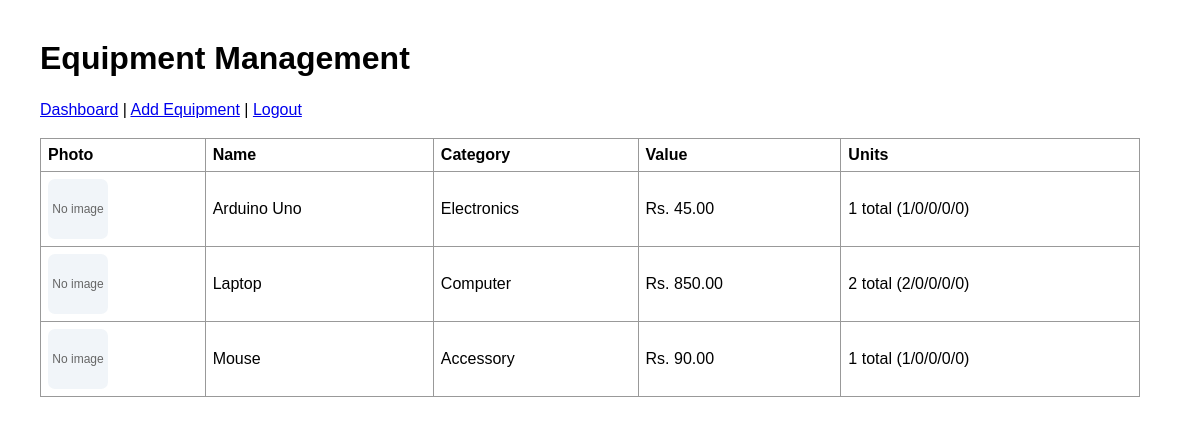
The app's page /admin/equipment.php (signed in) with its own data.
### tables this page shows
CREATE TABLE equipment_models (
    model_id INT AUTO_INCREMENT PRIMARY KEY,
    name VARCHAR(100) NOT NULL,
    description TEXT,
    category VARCHAR(50),
    image_path VARCHAR(255),
    item_value DECIMAL(10,2) NOT NULL DEFAULT 0.00,
    created_at TIMESTAMP DEFAULT CURRENT_TIMESTAMP
);

### includes/functions.php (called while the page is built, shortened)
<?php
function getEquipmentModelsSummary($conn) {
    $sql = "SELECT em.model_id, em.name, em.description, em.category, em.item_value, em.image_path,
                   COUNT(pi.item_id) AS total_units,
                   SUM(pi.status = 'available') AS available_units,
                   SUM(pi.status = 'reserved') AS reserved_units,
                   SUM(pi.status = 'borrowed') AS borrowed_units,
                   SUM(pi.status = 'damaged') AS damaged_units,
                   SUM(pi.status = 'lost') AS lost_units
            FROM equipment_models em
            LEFT JOIN physical_items pi ON pi.model_id = em.model_id
            GROUP BY em.model_id
            ORDER BY em.name";
    $result = mysqli_query($conn, $sql);
    return mysqli_fetch_all($result, MYSQLI_ASSOC);
}

### admin/equipment.php (the view, shortened to what this page needs)
<?php
require '../config.php';
require '../includes/functions.php';
$models = getEquipmentModelsSummary($conn);
?>
<!DOCTYPE html>
<html>
<head><link rel="stylesheet" href="../assets/css/style.css"><title>Equipment Management</title></head>
<body>
<div class="page">
<h1>Equipment Management</h1>
<p><a href="dashboard.php">Dashboard</a> | <a href="add_equipment.php">Add Equipment</a> | <a href="../logout.php">Logout</a></p>
<table>
<tr><th>Photo</th><th>Name</th><th>Category</th><th>Value</th><th>Units</th></tr>
<?php foreach ($models as $m): ?>
<tr>
<td>
<?php if (!empty($m['image_path'])): ?>
    <img src="../<?= htmlspecialchars($m['image_path']) ?>" alt="<?= htmlspecialchars($m['name']) ?>" class="item-thumb">
<?php else: ?>
    <span class="image-placeholder">No image</span>
<?php endif; ?>
</td>
<td><?= htmlspecialchars($m['name']) ?></td>
<td><?= htmlspecialchars($m['category']) ?></td>
<td>Rs. <?= number_format($m['item_value'], 2) ?></td>
<td>
    <?= (int) $m['total_units'] ?> total
    (<?= (int) $m['available_units'] ?>/<?= (int) $m['reserved_units'] ?>/<?= (int) $m['borrowed_units'] ?>/<?= (int) $m['damaged_units'] ?>/<?= (int) $m['lost_units'] ?>)
</td>
</tr>
<?php endforeach; ?>
</table>
</div>
</body>
</html>

### assets/css/style.css (style rules this page uses)
body { font-family: Arial, sans-serif; margin: 40px; }
.page { max-width: 1100px; }
label, p { line-height: 1.5; }
table { border-collapse: collapse; width: 100%; }
th, td { border: 1px solid #999; padding: 7px; text-align: left; }
.image-placeholder, .large-image-placeholder { display: inline-flex; align-items: center; justify-content: center; background: #f1f5f9; color: #666; border-radius: 7px; }
.image-placeholder { width: 60px; height: 60px; font-size: 12px; }

### records on screen
equipment_models: shows "No image", name "Arduino Uno", category "Electronics", item_value "45.00", total_units "1", available_units "1", reserved_units "0", borrowed_units "0", damaged_units "0", lost_units "0"
equipment_models: shows "No image", name "Laptop", category "Computer", item_value "850.00", total_units "2", available_units "2", reserved_units "0", borrowed_units "0", damaged_units "0", lost_units "0"
equipment_models: shows "No image", name "Mouse", category "Accessory", item_value "90.00", total_units "1", available_units "1", reserved_units "0", borrowed_units "0", damaged_units "0", lost_units "0"
